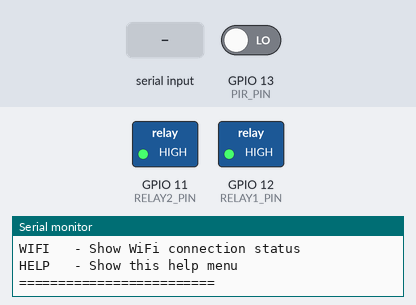
A sketch run on a simulated ESP8266 (NodeMCU). Parts: switched loads named in the sketch (green lamp = pin HIGH), the last lines printed to the serial monitor. The test bench sets the inputs (shaded band); at power-on: GPIO 13 (PIR_PIN) LOW. WiFi joins after 1.5 s; servers stay silent unless stated; uploads are accepted with an empty reply.

Above: at 3.1 s.
3.2 s: GPIO 13 (PIR_PIN) driven HIGH
At 4.4 s:
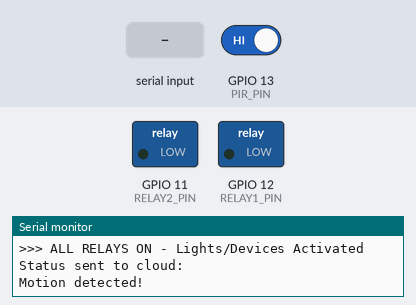
4.7 s: "R1OFF\n" received over Serial
At 5.8 s:
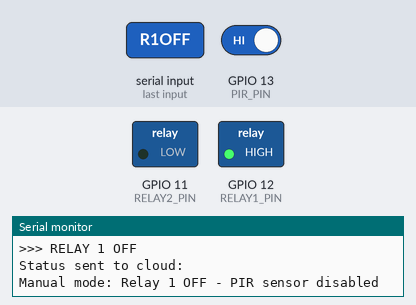
6.2 s: "R2OFF\n" received over Serial
At 7.1 s:
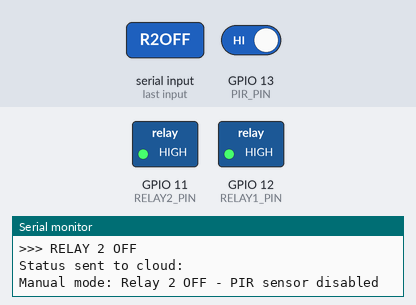
7.7 s: "R1ON\n" received over Serial
At 8.4 s:
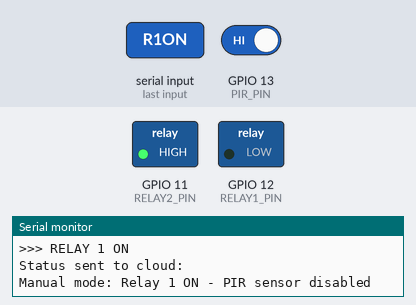
9.2 s: "R2ON\n" received over Serial
At 9.7 s:
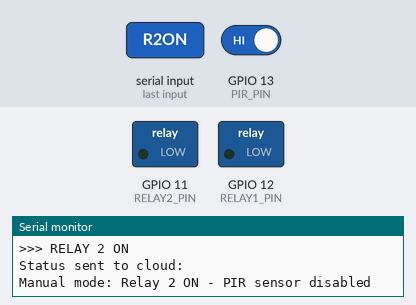
Timing chart, 0 to 11.7 s (numbered marks = the images above; inputs shaded):
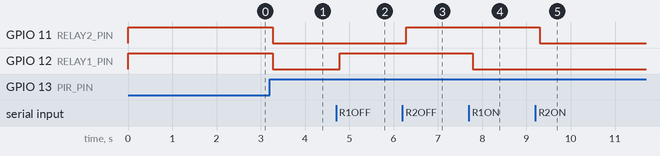

Measured:
- after the input at 3.2 s, GPIO 11 (RELAY2_PIN), GPIO 12 (RELAY1_PIN): HIGH → LOW after 0.06 s
- after the input at 4.7 s, GPIO 12 (RELAY1_PIN): LOW → HIGH after 0.08 s
- after the input at 6.2 s, GPIO 11 (RELAY2_PIN): LOW → HIGH after 0.09 s
- after the input at 7.7 s, GPIO 12 (RELAY1_PIN): HIGH → LOW after 0.09 s
- after the input at 9.2 s, GPIO 11 (RELAY2_PIN): HIGH → LOW after 0.10 s

The sketch:

arduino_cloud_integration.ino
```cpp
/*
  Smart Home Automation - Cloud Integration
  This Arduino code connects your hardware to the deployed web server

  Hardware Connections:
  - Relay IN1 -> Arduino Pin 12
  - Relay IN2 -> Arduino Pin 11
  - PIR OUT -> Arduino Pin 13
  - ESP8266/WiFi Module for internet connectivity

  Required Libraries:
  - ESP8266WiFi (for ESP8266)
  - ESP8266HTTPClient
  - ArduinoJson
*/

#include <ESP8266WiFi.h>
#include <ESP8266HTTPClient.h>
#include <WiFiClient.h>
#include <ArduinoJson.h>

// WiFi credentials - UPDATE THESE WITH YOUR WIFI DETAILS
const char* ssid = "iPhone";                   // Your WiFi network name
const char* password = "12345678";             // Your WiFi password

// Server URL - Your deployed Vercel URL
const char* serverURL = "https://smart-home-automation-mu.vercel.app";

// Pin definitions
const int PIR_PIN = 13;        // PIR sensor output pin
const int RELAY1_PIN = 12;     // Relay channel 1 (IN1)
const int RELAY2_PIN = 11;     // Relay channel 2 (IN2)

// Variables
int pirState = LOW;
int lastPirState = LOW;
unsigned long motionTime = 0;
const unsigned long DELAY_TIME = 5000; // 5 seconds delay
bool relay1On = false;
bool relay2On = false;
bool manualMode = false;
String inputString = "";

// HTTP client
WiFiClient wifiClient;
HTTPClient http;

// Timing variables
unsigned long lastStatusUpdate = 0;
const unsigned long STATUS_UPDATE_INTERVAL = 30000; // 30 seconds

void setup() {
  Serial.begin(9600);
  Serial.println("Smart Home Automation - Cloud Integration Starting...");

  // Set pin modes
  pinMode(PIR_PIN, INPUT);
  pinMode(RELAY1_PIN, OUTPUT);
  pinMode(RELAY2_PIN, OUTPUT);

  // Initialize relays to OFF state
  digitalWrite(RELAY1_PIN, HIGH);  // Turn OFF relay 1
  digitalWrite(RELAY2_PIN, HIGH);  // Turn OFF relay 2

  // Connect to WiFi
  connectToWiFi();

  Serial.println("System initialized and connected to cloud!");
  printCommands();
}

void loop() {
  // Check WiFi connection
  if (WiFi.status() != WL_CONNECTED) {
    Serial.println("WiFi disconnected. Reconnecting...");
    connectToWiFi();
  }

  // Check for serial commands
  checkSerialCommands();

  // Check for cloud commands
  checkCloudCommands();

  // Only process PIR sensor if not in manual mode
  if (!manualMode) {
    pirState = digitalRead(PIR_PIN);

    if (pirState == HIGH) {
      motionTime = millis();

      if (!relay1On || !relay2On) {
        turnOnAllRelays();
        sendStatusToCloud();
      }
    }

    if ((relay1On || relay2On) && (millis() - motionTime > DELAY_TIME)) {
      turnOffAllRelays();
      sendStatusToCloud();
    }

    if (pirState != lastPirState) {
      if (pirState == HIGH) {
        Serial.println("Motion detected!");
      } else {
        Serial.println("Motion stopped. Starting countdown...");
      }
      lastPirState = pirState;
    }
  }

  // Send periodic status updates
  if (millis() - lastStatusUpdate > STATUS_UPDATE_INTERVAL) {
    sendStatusToCloud();
    lastStatusUpdate = millis();
  }

  delay(100);
}

void connectToWiFi() {
  WiFi.begin(ssid, password);
  Serial.print("Connecting to WiFi");

  int attempts = 0;
  while (WiFi.status() != WL_CONNECTED && attempts < 20) {
    delay(500);
    Serial.print(".");
    attempts++;
  }

  if (WiFi.status() == WL_CONNECTED) {
    Serial.println();
    Serial.println("WiFi connected!");
    Serial.print("IP address: ");
    Serial.println(WiFi.localIP());
  } else {
    Serial.println();
    Serial.println("WiFi connection failed!");
  }
}

void checkCloudCommands() {
  // This function would poll the server for commands
  // For now, we'll rely on serial commands and PIR sensor
  // In a full implementation, you could add HTTP polling here
}

void sendStatusToCloud() {
  if (WiFi.status() != WL_CONNECTED) return;

  http.begin(wifiClient, String(serverURL) + "/api/arduino/status");
  http.addHeader("Content-Type", "application/json");

  // Create JSON payload
  StaticJsonDocument<200> doc;
  doc["device"] = "R1";
  doc["state"] = relay1On ? "ON" : "OFF";
  doc["timestamp"] = millis();

  String jsonString;
  serializeJson(doc, jsonString);

  int httpResponseCode = http.POST(jsonString);

  if (httpResponseCode > 0) {
    String response = http.getString();
    Serial.println("Status sent to cloud: " + response);
  } else {
    Serial.println("Error sending status to cloud");
  }

  http.end();

  // Send R2 status
  http.begin(wifiClient, String(serverURL) + "/api/arduino/status");
  http.addHeader("Content-Type", "application/json");

  doc.clear();
  doc["device"] = "R2";
  doc["state"] = relay2On ? "ON" : "OFF";
  doc["timestamp"] = millis();

  serializeJson(doc, jsonString);
  httpResponseCode = http.POST(jsonString);
  http.end();
}

void turnOnAllRelays() {
  turnOnRelay(1);
  turnOnRelay(2);
  Serial.println(">>> ALL RELAYS ON - Lights/Devices Activated");
  if (manualMode) {
    Serial.println("(Manual Control Active)");
  }
}

void turnOffAllRelays() {
  turnOffRelay(1);
  turnOffRelay(2);
  Serial.println(">>> ALL RELAYS OFF - Lights/Devices Deactivated");
  if (manualMode) {
    Serial.println("(Manual Control Active)");
  }
}

void turnOnRelay(int relayNum) {
  if (relayNum == 1) {
    digitalWrite(RELAY1_PIN, LOW);
    relay1On = true;
    Serial.println(">>> RELAY 1 ON");
  } else if (relayNum == 2) {
    digitalWrite(RELAY2_PIN, LOW);
    relay2On = true;
    Serial.println(">>> RELAY 2 ON");
  }
}

void turnOffRelay(int relayNum) {
  if (relayNum == 1) {
    digitalWrite(RELAY1_PIN, HIGH);
    relay1On = false;
    Serial.println(">>> RELAY 1 OFF");
  } else if (relayNum == 2) {
    digitalWrite(RELAY2_PIN, HIGH);
    relay2On = false;
    Serial.println(">>> RELAY 2 OFF");
  }
}

void checkSerialCommands() {
  while (Serial.available()) {
    char c = Serial.read();
    if (c == '\n' || c == '\r') {
      processCommand(inputString);
      inputString = "";
    } else {
      inputString += c;
    }
  }
}

void processCommand(String command) {
  command.trim();
  command.toUpperCase();

  if (command == "ON") {
    manualMode = true;
    turnOnAllRelays();
    sendStatusToCloud();
    Serial.println("Manual mode: ON - PIR sensor disabled");

  } else if (command == "OFF") {
    manualMode = true;
    turnOffAllRelays();
    sendStatusToCloud();
    Serial.println("Manual mode: OFF - PIR sensor disabled");

  } else if (command == "R1ON") {
    manualMode = true;
    turnOnRelay(1);
    sendStatusToCloud();
    Serial.println("Manual mode: Relay 1 ON - PIR sensor disabled");

  } else if (command == "R1OFF") {
    manualMode = true;
    turnOffRelay(1);
    sendStatusToCloud();
    Serial.println("Manual mode: Relay 1 OFF - PIR sensor disabled");

  } else if (command == "R2ON") {
    manualMode = true;
    turnOnRelay(2);
    sendStatusToCloud();
    Serial.println("Manual mode: Relay 2 ON - PIR sensor disabled");

  } else if (command == "R2OFF") {
    manualMode = true;
    turnOffRelay(2);
    sendStatusToCloud();
    Serial.println("Manual mode: Relay 2 OFF - PIR sensor disabled");

  } else if (command == "AUTO") {
    manualMode = false;
    Serial.println("Automatic mode: ON - PIR sensor enabled");
    Serial.println("Both relays will be controlled by motion detection");

  } else if (command == "STATUS") {
    printStatus();

  } else if (command == "WIFI") {
    Serial.print("WiFi Status: ");
    Serial.println(WiFi.status() == WL_CONNECTED ? "Connected" : "Disconnected");
    if (WiFi.status() == WL_CONNECTED) {
      Serial.print("IP: ");
      Serial.println(WiFi.localIP());
    }

  } else if (command == "HELP") {
    printCommands();

  } else if (command.length() > 0) {
    Serial.println("Unknown command: " + command);
    Serial.println("Type 'HELP' for available commands");
  }
}

void printStatus() {
  Serial.println("=== SYSTEM STATUS ===");
  Serial.print("Mode: ");
  Serial.println(manualMode ? "MANUAL" : "AUTOMATIC");
  Serial.print("Relay 1: ");
  Serial.println(relay1On ? "ON" : "OFF");
  Serial.print("Relay 2: ");
  Serial.println(relay2On ? "ON" : "OFF");
  Serial.print("PIR Sensor: ");
  Serial.println(digitalRead(PIR_PIN) ? "MOTION DETECTED" : "NO MOTION");
  Serial.print("WiFi: ");
  Serial.println(WiFi.status() == WL_CONNECTED ? "Connected" : "Disconnected");
  Serial.print("Server: ");
  Serial.println(serverURL);
  Serial.println("====================");
}

void printCommands() {
  Serial.println("=== AVAILABLE COMMANDS ===");
  Serial.println("ON     - Turn ON both relays manually");
  Serial.println("OFF    - Turn OFF both relays manually");
  Serial.println("R1ON   - Turn ON relay 1 only");
  Serial.println("R1OFF  - Turn OFF relay 1 only");
  Serial.println("R2ON   - Turn ON relay 2 only");
  Serial.println("R2OFF  - Turn OFF relay 2 only");
  Serial.println("AUTO   - Return to automatic PIR control");
  Serial.println("STATUS - Show current system status");
  Serial.println("WIFI   - Show WiFi connection status");
  Serial.println("HELP   - Show this help menu");
  Serial.println("=========================");
}
```
